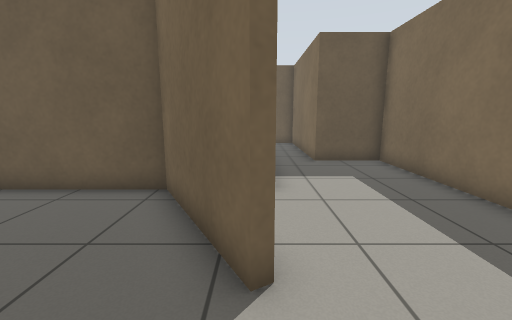
View 1 (above)

17 first-person views from a walk through a robot-simulator world made for Gazebo. The camera is 0.94 m above the floor, tilts 10° down and sees 90° across. The floor is counted in squares, 0.5 m on a side. Each view is taken from the middle of a square. On the plan, view 1 faces up. The plan holds only what a view shows up to about 15 squares ahead; the rest is blank.

View 2
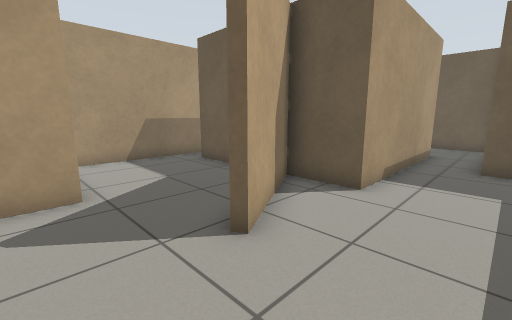

View 3
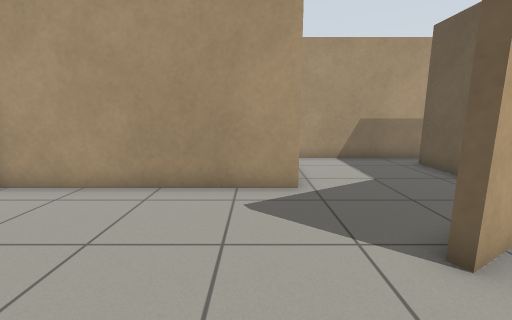

View 4
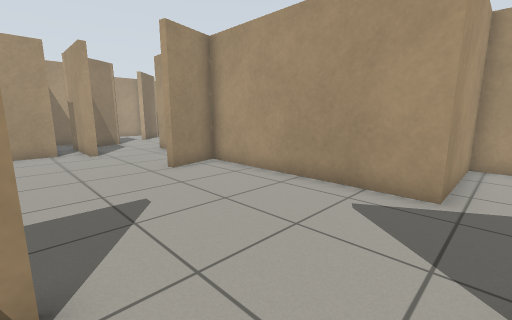

View 5
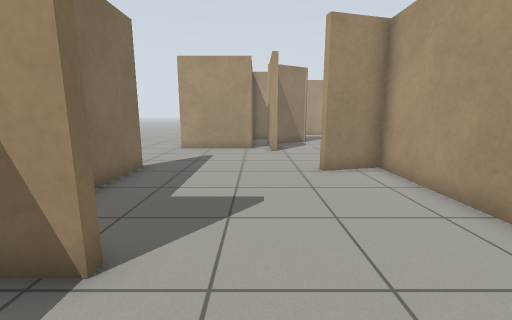

View 6
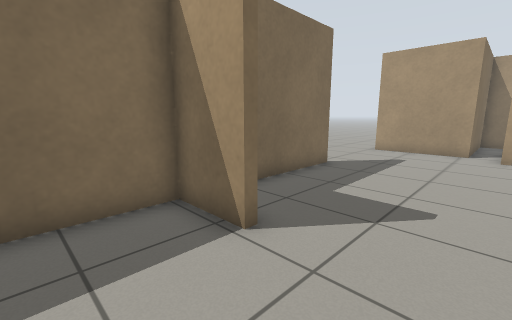

View 7
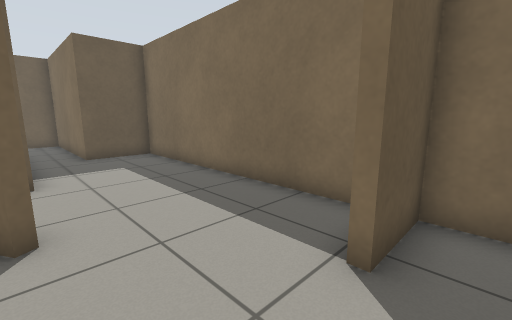

View 8
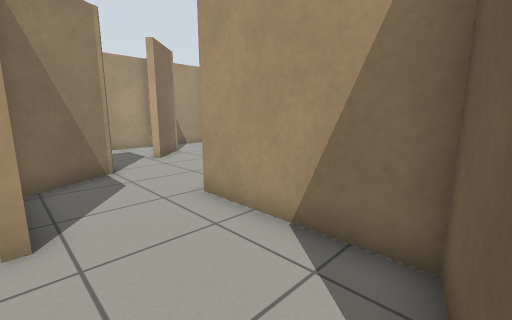

View 9
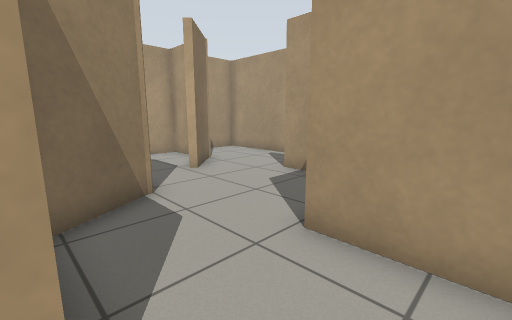

View 10
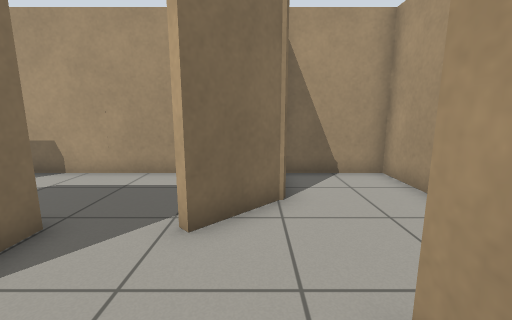

View 11
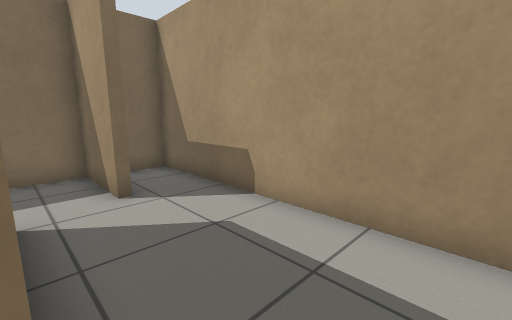

View 12
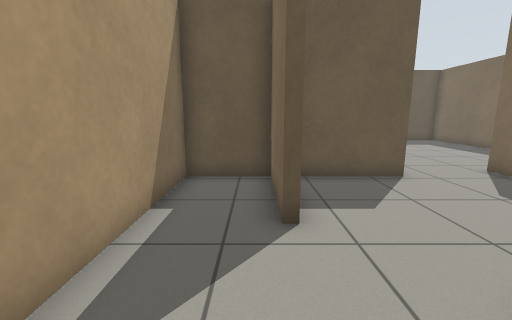

View 13
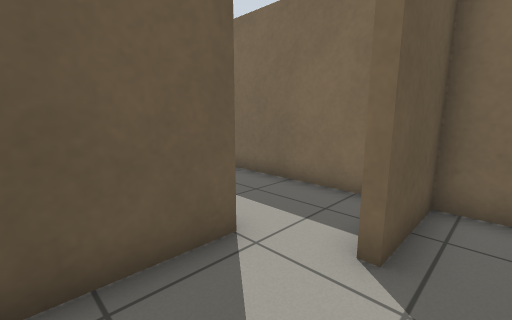

View 14
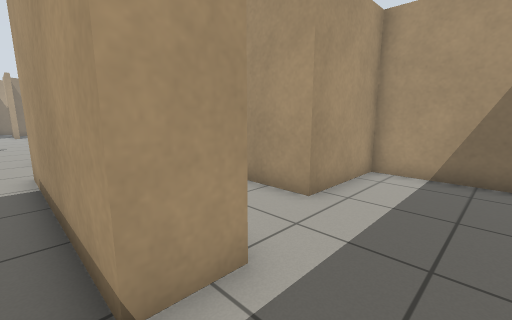

View 15
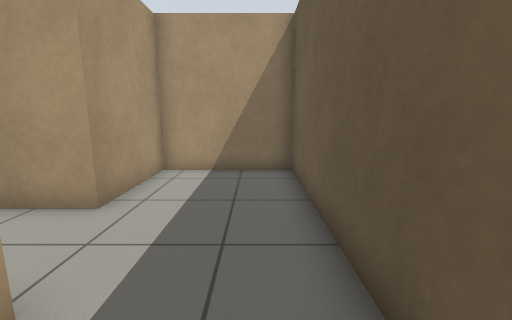

View 16
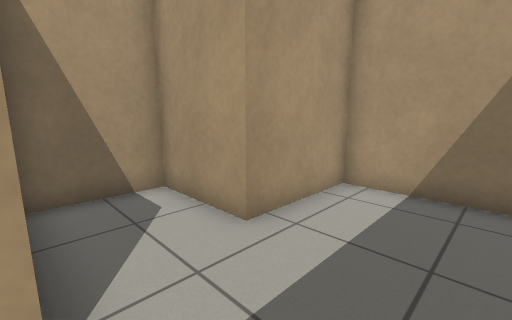

View 17
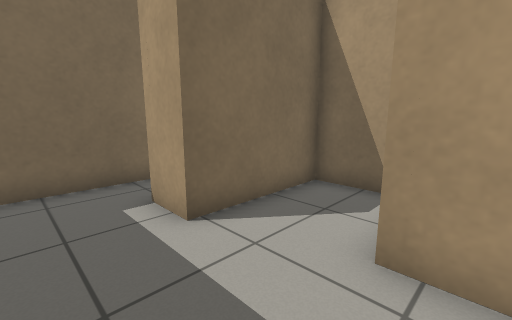

### Floor plan
Ten units are one square. View 1 is at (0, 0); x grows to the right and y downward. Boxes are objects, and circles mark ways between rooms. Rooms are numbered by the first view taken in them; rooms with no view inside come last. Other rooms are left out.
<svg viewBox="-107 -177 164 404">
<path fill="none" stroke="#000" d="M29 7 51 7 51 -105 24 -105 24 -172 4 -172M-35 -11 -35 71 -13 65M-16 69 -35 74 -35 123M51 73 51 10 29 10M-1 114 2 114 2 131M12 125 52 125M4 -138 4 -63 -19 -63 2 -26M-35 123 -66 123M-26 161 -1 147M-72 148 -72 158M-1 124 -1 114M-56 185 -49 178M16 180 -13 180M-25 181 -25 172M2 131 2 148M-63 208 -63 222 49 222 49 200 22 200 22 197 49 197 49 140M-72 158 -75 158 -75 123 -102 123 -102 222 -69 222M-67 197 -56 185M4 -172 -77 -172 -77 -128 -40 -128 -40 -96 -11 -96 -11 -138 4 -138M-81 -72 -81 -11 -35 -11M0 -25 -23 -63 -69 -63"/>
<circle cx="-20" cy="120" r="3" fill="#2a7"/>
<circle cx="-5" cy="-155" r="3" fill="#2a7"/>
<circle cx="-25" cy="-25" r="3" fill="#2a7"/>
<circle cx="-35" cy="180" r="3" fill="#2a7"/>
<circle cx="-70" cy="165" r="3" fill="#2a7"/>
<text x="10" y="20">1</text>
<text x="-40" y="140">2</text>
<text x="0" y="190">3</text>
<text x="-80" y="170">4</text>
<text x="-30" y="-140">5</text>
<text x="-50" y="-40">6</text>
</svg>
Room 1 opens to room 2. Room 1 opens to room 5. Room 1 opens to room 6. Room 2 opens to room 3. Room 2 opens to room 4.

Where each view was taken, in squares from view 1:
view 1: 0 up, 0 right, facing up
view 2: 0 up, 3 right, facing up-left
view 3: 0 up, 3 right, facing left
view 4: 2 up, 3 right, facing down-left
view 5: 2 up, 1 right, facing down
view 6: 2 up, 0 right, facing down-right
view 7: 2 down, 0 right, facing up-right
view 8: 7 down, 0 right, facing down-left
view 9: 10 down, 0 right, facing down-left
view 10: 14 down, 6 left, facing down
view 11: 18 down, 4 left, facing down-right
view 12: 20 down, 8 left, facing up
view 13: 21 down, 1 left, facing up-right
view 14: 16 up, 1 right, facing down-left
view 15: 16 up, 1 right, facing left
view 16: 16 up, 1 left, facing down-left
view 17: 16 up, 5 left, facing down-right
